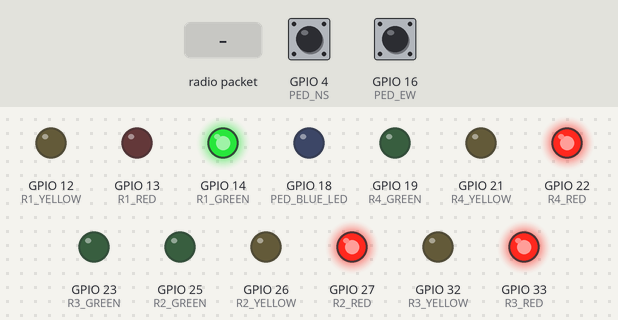
Recording of a sketch running on a simulated ESP32. On the bench: output pins drawn as LEDs (lit = HIGH). Inputs (shaded band) come from the test bench; at power-on: GPIO 4 (PED_NS) HIGH, GPIO 16 (PED_EW) HIGH. WiFi joins after 1.5 s; servers stay silent unless stated; what the sketch prints to the serial monitor is not drawn.

Above: at 2.7 s.
2.8 s: radio packet "CLEAR" arrives
At 3.5 s:
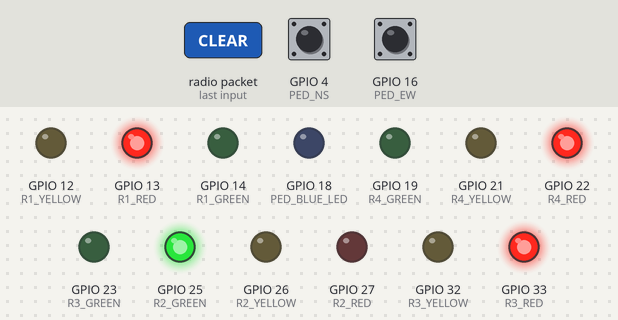
5.8 s: GPIO 4 (PED_NS) pulled LOW for 0.15 s
8.9 s: radio packet "TOKEN:EW" arrives
At 8.9 s:
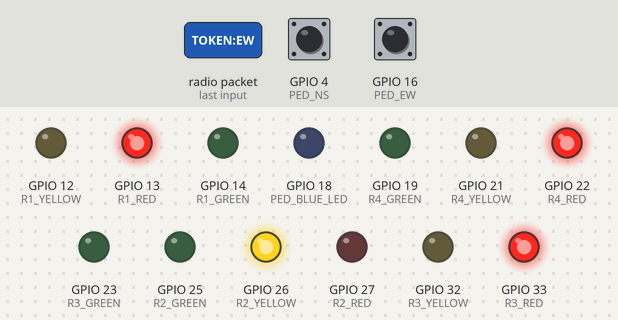
11.9 s: GPIO 16 (PED_EW) pulled LOW for 0.15 s
At 25.2 s:
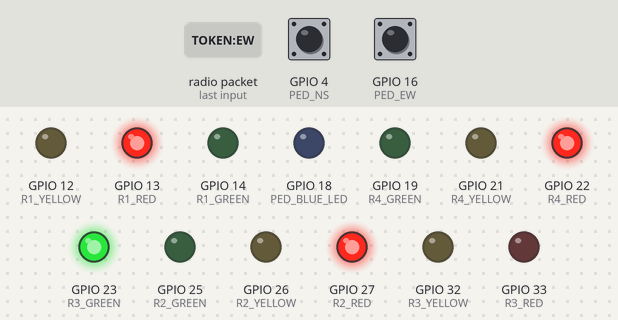
Timing chart, 0 to 31.3 s (numbered marks = the images above; inputs shaded):
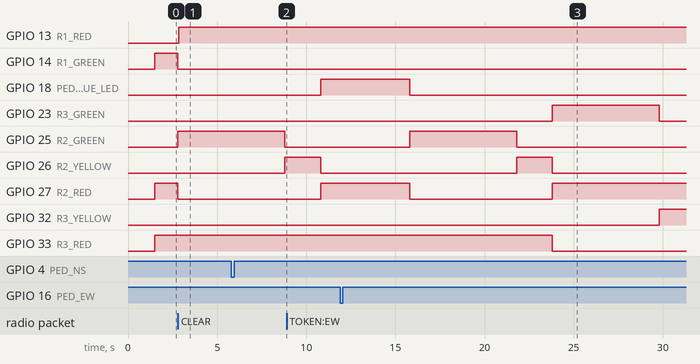

The sketch:

jnb_peer.ino
```cpp
// ===================================================
// JUNCTION B — FINAL CLEAN
// MAC : B0:CB:D8:CF:BA:4C
// Peer: 88:57:21:B2:48:11 (JN-A AP MAC)
// ===================================================

#include <WiFi.h>
#include <esp_now.h>

uint8_t peerMAC[] = {0x88, 0x57, 0x21, 0xB2, 0x48, 0x11};

#define R1_RED    13
#define R1_YELLOW 12
#define R1_GREEN  14
#define R2_RED    27
#define R2_YELLOW 26
#define R2_GREEN  25
#define R3_RED    33
#define R3_YELLOW 32
#define R3_GREEN  23
#define R4_RED    22
#define R4_YELLOW 21
#define R4_GREEN  19
#define PED_BLUE_LED 18
#define PED_NS    4
#define PED_EW    16

#define GREEN_TIME        6000
#define YELLOW_TIME       2000
#define PED_TIME          5000
#define PRINT_INTERVAL    3000
#define STATUS_INTERVAL   2000
#define EMG_CORRIDOR_TIME 10000

enum Phase       { GREEN_PHASE, YELLOW_PHASE, PED_PHASE };
enum SystemState { NORMAL, EMG_ACTIVE };

Phase       currentPhase = GREEN_PHASE;
SystemState sysState     = NORMAL;

int           currentRoad  = 1;
unsigned long phaseStart   = 0;
unsigned long pedStart     = 0;
unsigned long lastPrint    = 0;
unsigned long lastStatus   = 0;
unsigned long emgStartTime = 0;

bool pedActive      = false;
bool pedNSRequested = false;
bool pedEWRequested = false;

volatile bool newMsgFlag = false;
char          recvBuf[64] = {0};

void onDataRecv(const esp_now_recv_info_t *info,
                const uint8_t *data, int len)
{
  int n = len < 63 ? len : 63;
  memcpy(recvBuf, data, n);
  recvBuf[n] = '\0';
  newMsgFlag = true;
}

void espSend(const char* msg)
{
  esp_now_send(peerMAC, (uint8_t*)msg, strlen(msg));
}

void allRed()
{
  digitalWrite(R1_RED,HIGH); digitalWrite(R2_RED,HIGH);
  digitalWrite(R3_RED,HIGH); digitalWrite(R4_RED,HIGH);
  digitalWrite(R1_GREEN,LOW); digitalWrite(R2_GREEN,LOW);
  digitalWrite(R3_GREEN,LOW); digitalWrite(R4_GREEN,LOW);
  digitalWrite(R1_YELLOW,LOW); digitalWrite(R2_YELLOW,LOW);
  digitalWrite(R3_YELLOW,LOW); digitalWrite(R4_YELLOW,LOW);
}

void setGreen(int r)
{
  allRed();
  if(r==1){digitalWrite(R1_GREEN,HIGH);digitalWrite(R1_RED,LOW);}
  if(r==2){digitalWrite(R2_GREEN,HIGH);digitalWrite(R2_RED,LOW);}
  if(r==3){digitalWrite(R3_GREEN,HIGH);digitalWrite(R3_RED,LOW);}
  if(r==4){digitalWrite(R4_GREEN,HIGH);digitalWrite(R4_RED,LOW);}
}

void setYellow(int r)
{
  allRed();
  if(r==1){digitalWrite(R1_YELLOW,HIGH);digitalWrite(R1_RED,LOW);}
  if(r==2){digitalWrite(R2_YELLOW,HIGH);digitalWrite(R2_RED,LOW);}
  if(r==3){digitalWrite(R3_YELLOW,HIGH);digitalWrite(R3_RED,LOW);}
  if(r==4){digitalWrite(R4_YELLOW,HIGH);digitalWrite(R4_RED,LOW);}
}

void setEWGreen()
{
  allRed();
  digitalWrite(R2_GREEN,HIGH); digitalWrite(R2_RED,LOW);
  digitalWrite(R4_GREEN,HIGH); digitalWrite(R4_RED,LOW);
}

void resumeNormal()
{
  sysState     = NORMAL;
  currentPhase = GREEN_PHASE;
  setGreen(currentRoad);
  phaseStart   = millis();
  Serial.println("[JN-B] Returned to NORMAL");
}

void sendStatusToJNA()
{
  if (millis() - lastStatus < STATUS_INTERVAL) return;
  lastStatus = millis();

  const char* phaseStr =
    currentPhase==GREEN_PHASE  ? "GREEN"  :
    currentPhase==YELLOW_PHASE ? "YELLOW" : "PED";
  const char* stateStr =
    sysState==NORMAL ? "NORMAL" : "EMG_ACTIVE";
  const char* pedStr =
    pedActive      ? "ACTIVE"  :
    pedNSRequested ? "NS_WAIT" :
    pedEWRequested ? "EW_WAIT" : "NONE";

  char msg[64];
  snprintf(msg, sizeof(msg), "ST|R%d|%s|%s|%s",
           currentRoad, phaseStr, pedStr, stateStr);
  espSend(msg);
}

void evaluateToken()
{
  Serial.println("[JN-B] TOKEN received — evaluating...");

  if (pedActive || pedNSRequested || pedEWRequested)
  {
    Serial.println("[JN-B] Decision: DELAY");
    espSend("DELAY");
    return;
  }

  Serial.println("[JN-B] Decision: ACCEPT");
  espSend("ACCEPT");
  sysState     = EMG_ACTIVE;
  emgStartTime = millis();
  setEWGreen();
  Serial.println("[JN-B] EW GREEN — Corridor ACTIVE");
}

void printStatus()
{
  Serial.println("======== JN-B STATUS ========");
  Serial.print("  Road  : R"); Serial.println(currentRoad);
  Serial.print("  Phase : ");
  Serial.println(currentPhase==GREEN_PHASE?"GREEN":
                 currentPhase==YELLOW_PHASE?"YELLOW":"PED");
  Serial.print("  Ped   : ");
  Serial.println(pedActive?"ACTIVE":pedNSRequested?"NS_WAIT":
                 pedEWRequested?"EW_WAIT":"NONE");
  Serial.print("  State : ");
  Serial.println(sysState==NORMAL?"NORMAL":"EMG_ACTIVE");
  Serial.println("=============================");
}

void setup()
{
  Serial.begin(115200);

  int outPins[] = {
    R1_RED,R1_YELLOW,R1_GREEN,
    R2_RED,R2_YELLOW,R2_GREEN,
    R3_RED,R3_YELLOW,R3_GREEN,
    R4_RED,R4_YELLOW,R4_GREEN,
    PED_BLUE_LED
  };
  for (int p : outPins) pinMode(p, OUTPUT);

  pinMode(PED_NS, INPUT_PULLUP);
  pinMode(PED_EW, INPUT_PULLUP);

  WiFi.mode(WIFI_STA);
  WiFi.begin("TrafficSystem", "12345678");

  Serial.print("[JN-B] Connecting to JN-A hotspot");
  int tries = 0;
  while (WiFi.status() != WL_CONNECTED && tries < 20)
  {
    delay(500);
    Serial.print(".");
    tries++;
  }

  if (WiFi.status() == WL_CONNECTED)
    Serial.println("\n[JN-B] Connected");
  else
    Serial.println("\n[JN-B] Connection failed");

  if (esp_now_init() != ESP_OK)
  {
    Serial.println("[JN-B] ESP-NOW FAILED");
    return;
  }
  esp_now_register_recv_cb(onDataRecv);

  esp_now_peer_info_t peer = {};
  memcpy(peer.peer_addr, peerMAC, 6);
  peer.channel = 0;
  peer.encrypt = false;
  peer.ifidx   = WIFI_IF_STA;
  esp_now_add_peer(&peer);

  Serial.println("[JN-B] READY");
  setGreen(currentRoad);
  phaseStart = millis();
}

void loop()
{
  unsigned long now = millis();

  if (digitalRead(PED_NS)==LOW) pedNSRequested = true;
  if (digitalRead(PED_EW)==LOW) pedEWRequested = true;

  if (newMsgFlag)
  {
    newMsgFlag = false;
    String msg = String(recvBuf);

    if (msg=="TOKEN:EW" && sysState==NORMAL)
      evaluateToken();
    else if (msg=="TOKEN:EW" && sysState==EMG_ACTIVE)
      espSend("DELAY");
    else if (msg=="CLEAR")
    {
      Serial.println("[JN-B] CLEAR received");
      resumeNormal();
    }
  }

  sendStatusToJNA();

  if (sysState==EMG_ACTIVE)
  {
    setEWGreen();
    if (now-emgStartTime>=EMG_CORRIDOR_TIME+2000)
    {
      Serial.println("[JN-B] Auto-clear");
      resumeNormal();
    }
    goto status_print;
  }

  if (pedActive)
  {
    currentPhase=PED_PHASE;
    allRed();
    digitalWrite(PED_BLUE_LED,HIGH);
    if (now-pedStart>=PED_TIME)
    {
      pedActive=false;
      digitalWrite(PED_BLUE_LED,LOW);
      setGreen(currentRoad);
      phaseStart=millis();
      currentPhase=GREEN_PHASE;
    }
    goto status_print;
  }

  if (currentPhase==GREEN_PHASE && now-phaseStart>=GREEN_TIME)
  {
    currentPhase=YELLOW_PHASE;
    setYellow(currentRoad);
  }

  if (currentPhase==YELLOW_PHASE &&
      now-phaseStart>=GREEN_TIME+YELLOW_TIME)
  {
    bool isNS=(currentRoad==1||currentRoad==3);
    bool isEW=(currentRoad==2||currentRoad==4);

    if (pedNSRequested && isEW)
    {
      pedActive=true; pedStart=millis();
      pedNSRequested=false;
      allRed(); digitalWrite(PED_BLUE_LED,HIGH);
      goto status_print;
    }
    if (pedEWRequested && isNS)
    {
      pedActive=true; pedStart=millis();
      pedEWRequested=false;
      allRed(); digitalWrite(PED_BLUE_LED,HIGH);
      goto status_print;
    }

    currentRoad=(currentRoad%4)+1;
    setGreen(currentRoad);
    phaseStart=millis();
    currentPhase=GREEN_PHASE;
  }

status_print:
  if (now-lastPrint>=PRINT_INTERVAL)
  {
    lastPrint=now;
    printStatus();
  }
}
```

Measured:
- after the input at 2.8 s, GPIO 13 (R1_RED), GPIO 25 (R2_GREEN): LOW → HIGH at once; GPIO 14 (R1_GREEN), GPIO 27 (R2_RED): HIGH → LOW at once
